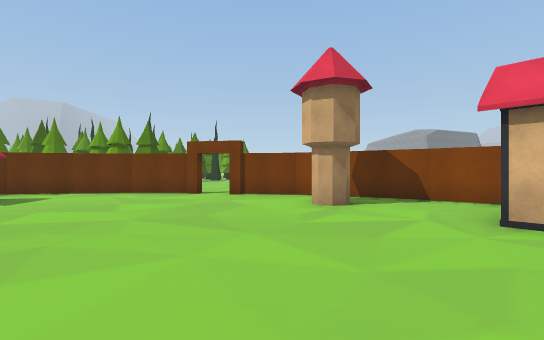
View 1 (above)

19 first-person views from a walk through a 3-D level made in the Unity game engine. The camera is 1.4 m above the floor, looks level and sees 85° across. The floor is counted in squares, 2 m on a side. Each view is taken from the middle of a square. On the plan, view 1 faces up. The plan holds only what a view shows up to about 10 squares ahead; the rest is blank. The place goes on beyond the plan. The player character is not drawn.

View 2
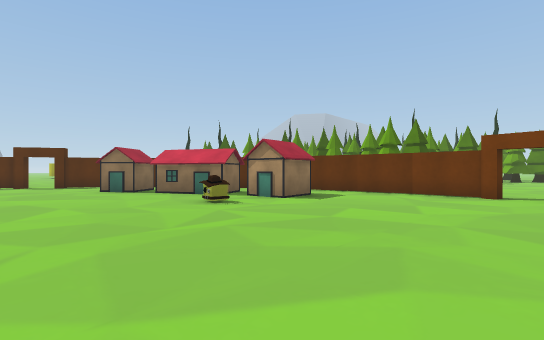

View 3
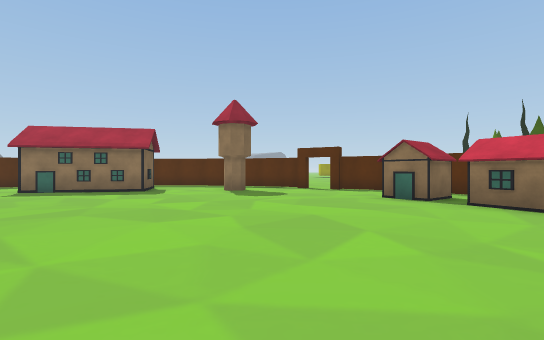

View 4
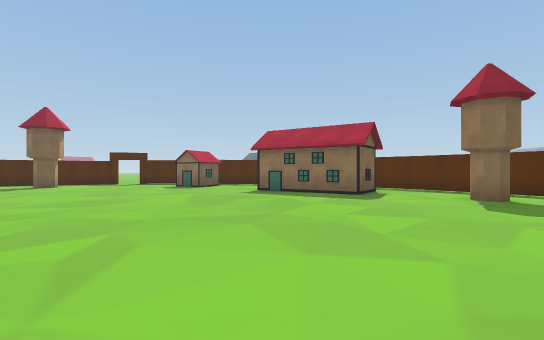

View 5
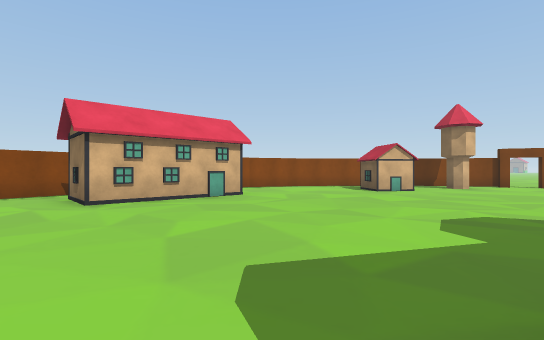

View 6
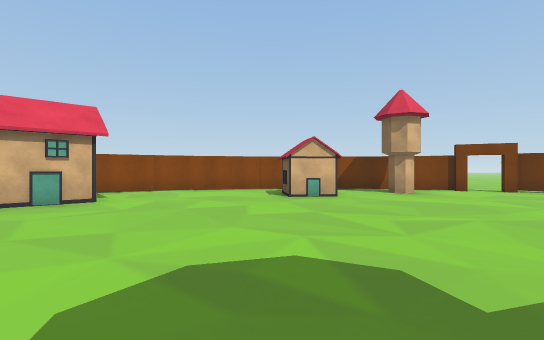

View 7
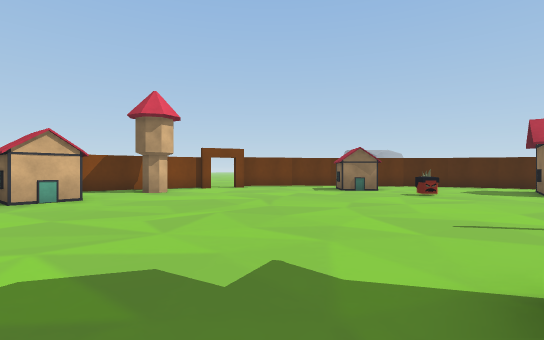

View 8
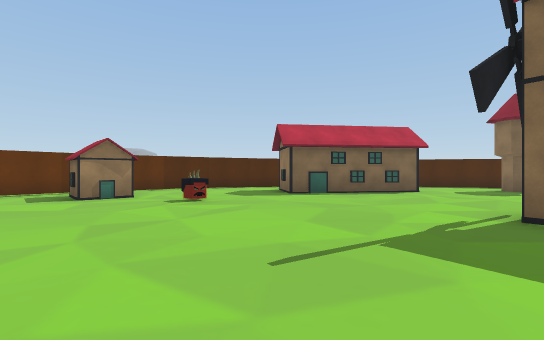

View 9
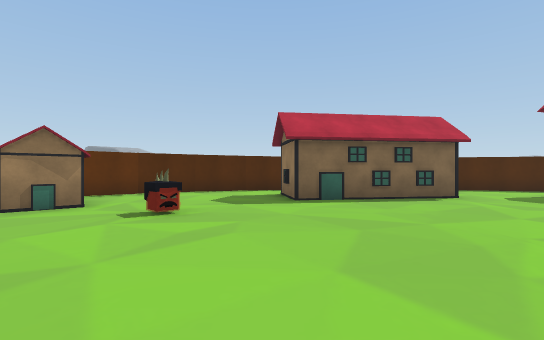

View 10
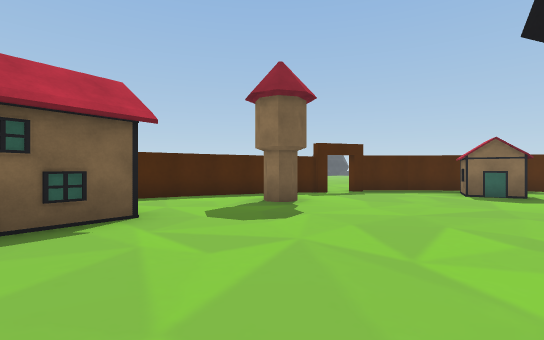

View 11
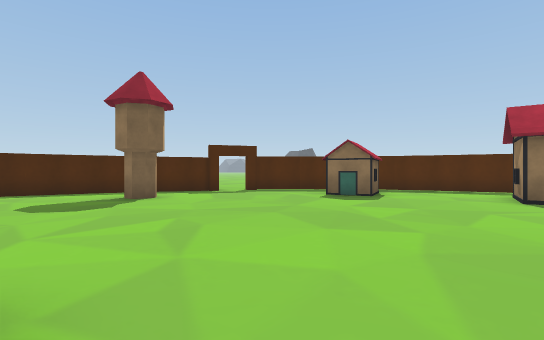

View 12
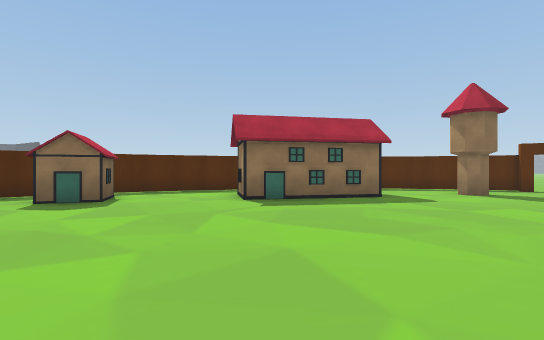

View 13
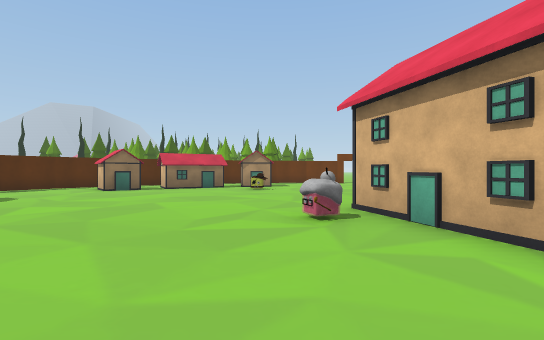

View 14
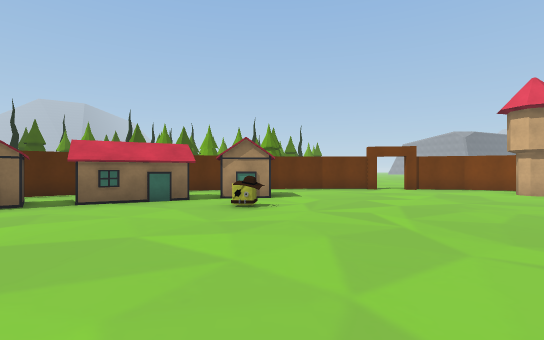

View 15
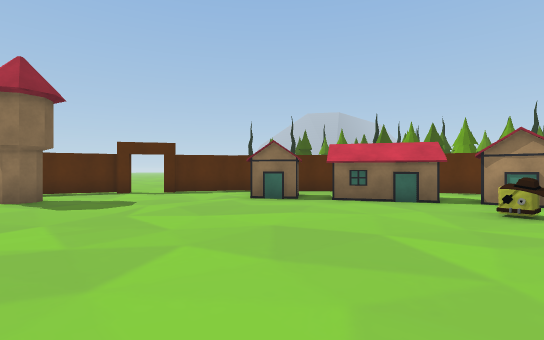

View 16
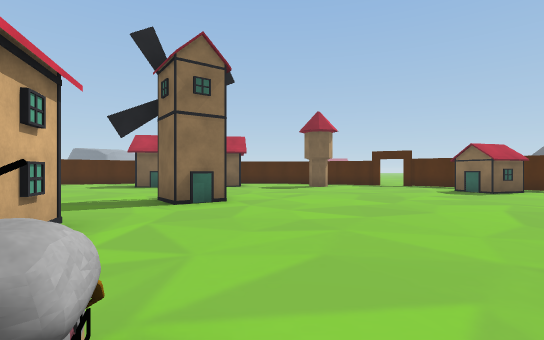

View 17
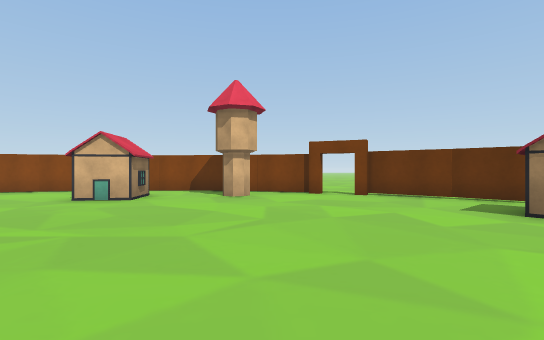

View 18
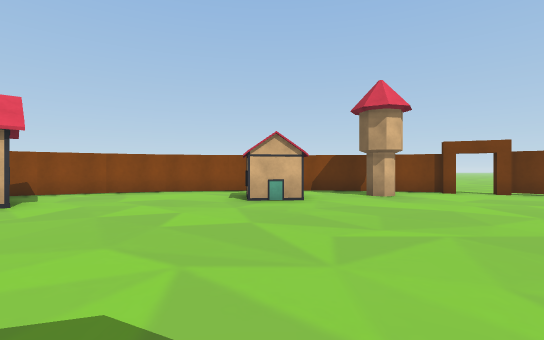

View 19
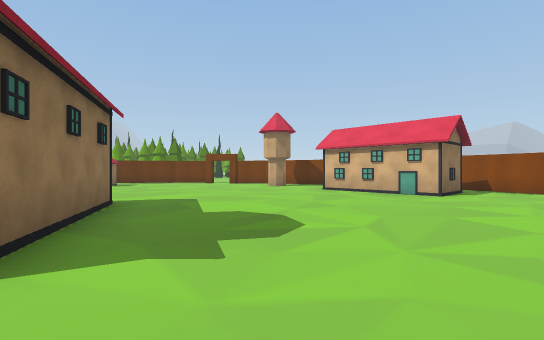

### Floor plan
Key: @ floor where view 1 was taken; # wall or solid block; . floor; = window, fence, low wall or low ledge; H house; T tower; O other object.
Columns run from 17 left of view 1 to 10 right of it. Each row starts with its distance up from view 1.
 10                .
  9           .####.O#
  8         ####.....###
  7          ..........###
  6      ## H.HH......T..##
  5     ###HHH...........#
  4    ##HHH...O........##
  3   ##..H..............##  #
  2  .O...................##.#=
  1  #.....................#..#
  0  #...............@........#
 -1 ##.T.......... ...........##
 -2 #............H #...........#
 -3 #...........O###...........#
 -4  ............. #........HH.#
 -5   ##..........###..........#
 -6    #........... ...........#
 -7    #H....................T.#
 -8  #.#.........H............##
 -9  #..........HH............O
-10  #..........................
-11  ##.H....................#..
-12   # HH.............O.H..##
-13      ................HH##
-14       .........#H..... #.
-15      O...T...#   ....##
-16        ##....    ..###
-17         #####     ##

Where each view was taken, in squares from view 1:
view 1: 0 up, 0 right, facing up
view 2: 0 up, 1 left, facing up-left
view 3: 0 up, 4 left, facing left
view 4: 0 up, 6 left, facing down-left
view 5: 0 up, 3 left, facing right
view 6: 3 down, 1 left, facing right
view 7: 3 down, 1 left, facing down-right
view 8: 5 down, 0 right, facing down
view 9: 7 down, 0 right, facing down
view 10: 10 down, 3 left, facing down-left
view 11: 7 down, 5 left, facing down-left
view 12: 7 down, 6 left, facing left
view 13: 7 down, 6 left, facing up
view 14: 2 down, 6 left, facing up
view 15: 2 down, 6 left, facing up-left
view 16: 2 down, 6 left, facing down
view 17: 8 down, 0 right, facing right
view 18: 4 down, 0 right, facing right
view 19: 7 down, 1 right, facing up
